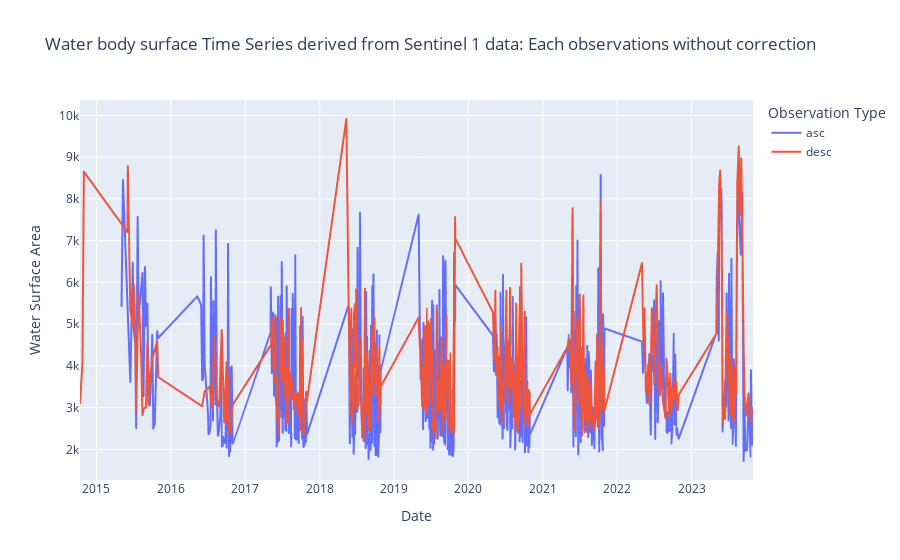

Here is the notebook cell this chart was saved with:
### Code cell
# Plotting the data using Plotly Express
fig = px.line(combined_df, x='date', y='water', color='observation_type',
              title='Water body surface Time Series derived from Sentinel 1 data: Each observations without correction',
              labels={'water': 'Water Surface Area', 'date': 'Date', 'observation_type': 'Observation Type'})

fig.show()

### Figure 1 — Plotly figure (JSON) as saved in the notebook; plotly's stock layout.template omitted (floating-point values rounded to 4 significant figures; data arrays with more than 128 entries replaced by an {"elided": "..."} marker saying what was removed)
{"data": [{"hovertemplate": "Observation Type=asc<br>Date=%{x}<br>Water Surface Area=%{y}<extra></extra>", "legendgroup": "asc", "line": {"color": "#636efa", "dash": "solid"}, "marker": {"symbol": "circle"}, "mode": "lines", "name": "asc", "showlegend": true, "type": "scattergl", "x": {"elided": "621 str values"}, "xaxis": "x", "y": {"elided": "621 int values"}, "yaxis": "y"}, {"hovertemplate": "Observation Type=desc<br>Date=%{x}<br>Water Surface Area=%{y}<extra></extra>", "legendgroup": "desc", "line": {"color": "#EF553B", "dash": "solid"}, "marker": {"symbol": "circle"}, "mode": "lines", "name": "desc", "showlegend": true, "type": "scattergl", "x": {"elided": "418 str values"}, "xaxis": "x", "y": {"elided": "418 int values"}, "yaxis": "y"}], "layout": {"legend": {"title": {"text": "Observation Type"}, "tracegroupgap": 0}, "title": {"text": "Water body surface Time Series derived from Sentinel 1 data: Each observations without correction"}, "xaxis": {"anchor": "y", "domain": [0, 1], "title": {"text": "Date"}}, "yaxis": {"anchor": "x", "domain": [0, 1], "title": {"text": "Water Surface Area"}}}}
